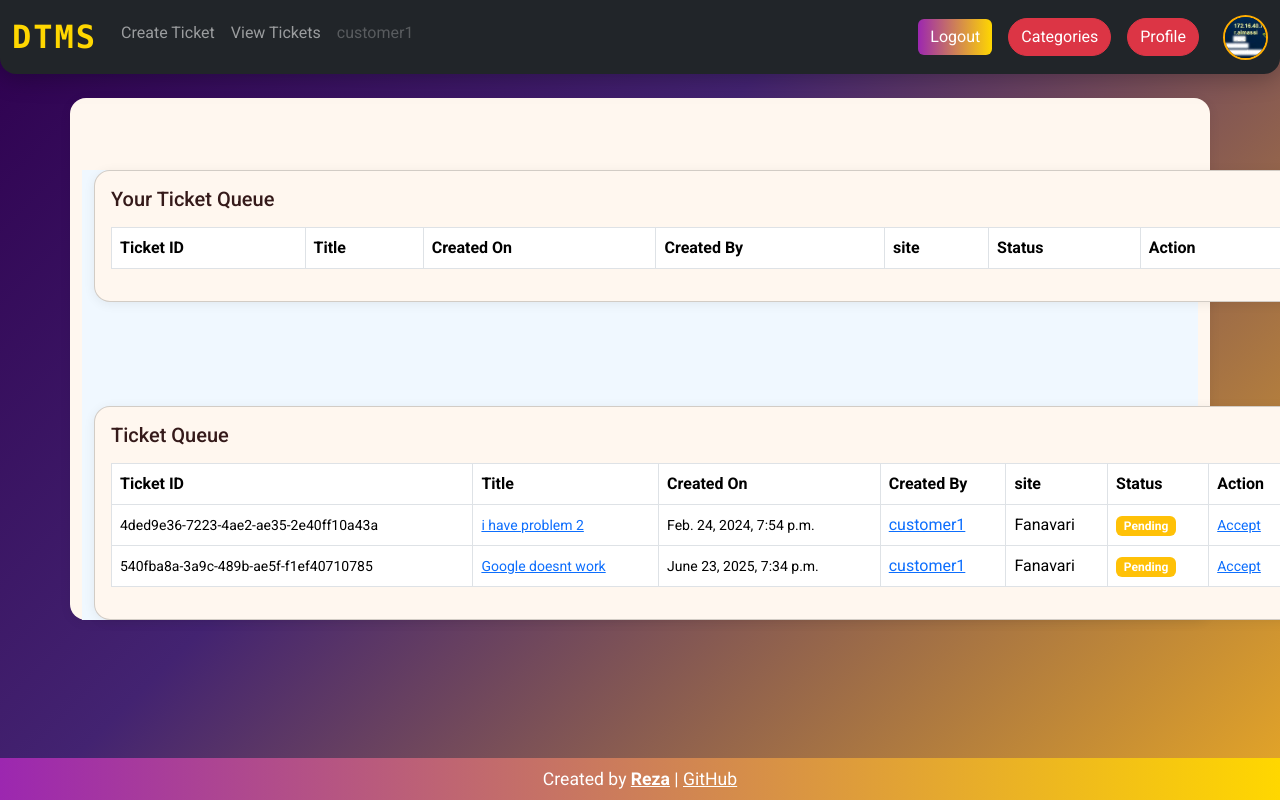
The page /ticket/ticket-queue/ (signed in) on the database as committed earlier.
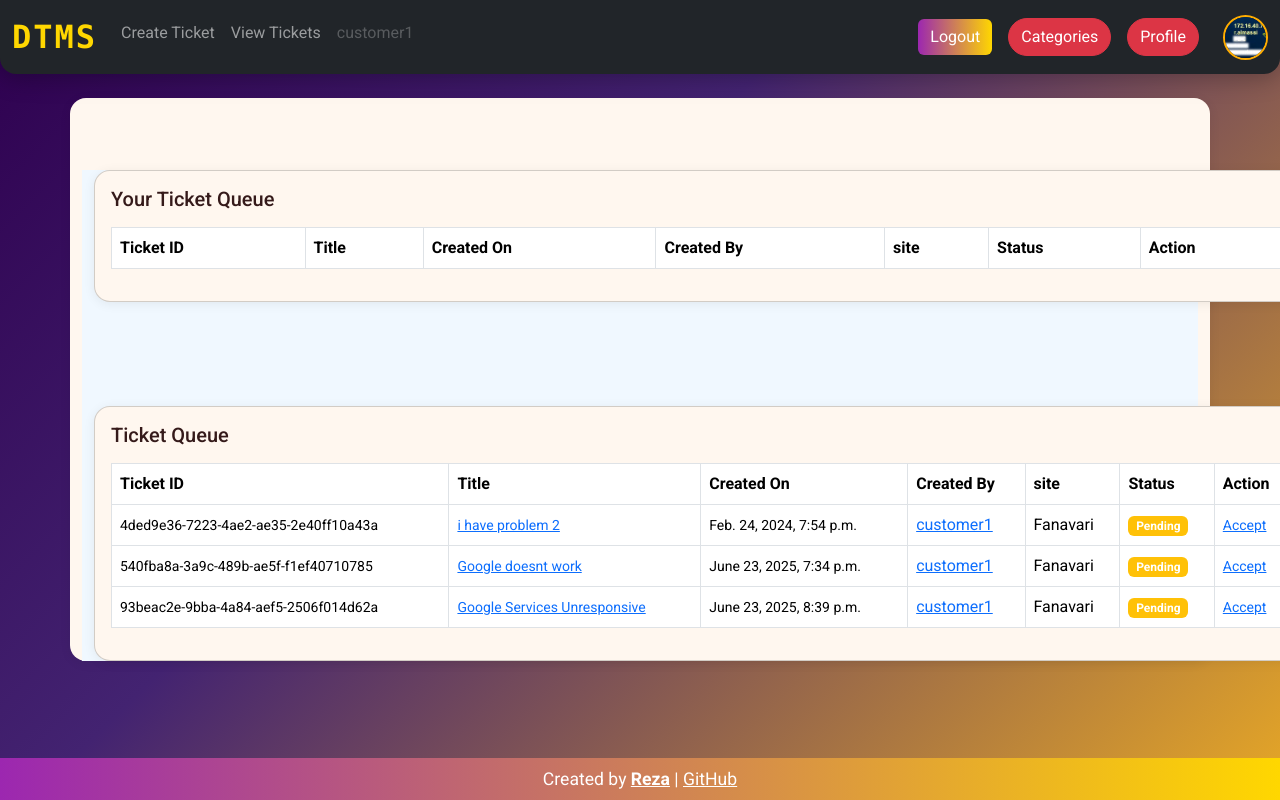
The same page on the database as committed later.
### ticket/models.py (models this page shows, shortened)
class Ticket(models.Model):
    status_choices = (
        ('Active' , 'Active'),
        ('Completed', 'Completed'),
        ('Pending' , 'Pending'),
    )
    mode_choices = (
        ('Incident' , 'Incident'),
        ('New Service', 'New Service'),
    )
    number = models.UUIDField(default=uuid.uuid4)
    title = models.CharField(max_length=100)
    description = models.TextField()
    created_by = models.ForeignKey(User, on_delete=models.CASCADE , related_name='created_by')
    date_created = models.DateTimeField(auto_now_add=True)
    assigned_to = models.ForeignKey(User, on_delete=models.SET_NULL, null=True , blank=True)
    is_resolved = models.BooleanField(default=False)
    accepted_date = models.DateTimeField(null=True, blank=True)
    closed_date = models.DateTimeField(null=True , blank=True)
    ticket_status = models.CharField(max_length=15 , choices=status_choices)
    solver = models.ForeignKey(User , related_name='solver',on_delete=models.SET_NULL, null=True , blank=True )
    site = models.ForeignKey(Site ,on_delete=models.SET_NULL, null=True , blank=True )
    category = models.ForeignKey(Category ,on_delete=models.SET_NULL, null=True , blank=True )
    solution = models.ForeignKey(Solution , on_delete=models.SET_NULL, null=True , blank=True)

### users/models.py (models this page shows, shortened)
class User(AbstractUser):
    mode_choices = (
        ('engineer' , 'engineer'),
        ('customer', 'customer'),
    )
    is_customer = models.BooleanField(default=False)
    is_engineer = models.BooleanField(default=False)
    site = models.ForeignKey(Site ,on_delete=models.DO_NOTHING, null=True , blank=True)
    ssites = models.ManyToManyField(Site, related_name='ssites')
    contact = models.CharField(max_length=200,null=True , blank=True)
    image = models.ImageField(upload_to='profilepics', blank=True , null=True)
    phone_regex = RegexValidator(regex=r'^(\+\d{1,3})?,?\s?\d{8,13}', message="Phone number must be entered in the format: '+999999999'. Up to 15 digits allowed.")
    phone = models.CharField(validators=[phone_regex], max_length=17, null = True ,blank=True, unique = True) # validators should be a list
    def __str__(self) :
        return self.username

class Site(models.Model):
    name = models.CharField(max_length=100 , unique=True)
    description = models.TextField()
    date_created = models.DateTimeField(auto_now_add=True)
    slug = models.SlugField(max_length=255, unique=True , blank=True , null=True)
    def __str__(self) :
        return self.name

### ticket/views.py (the view)
# urls.py: path('ticket-queue/' , views.ticket_queue , name='ticket-queue' ),
@login_required
def ticket_queue(request):
    sites = request.user.ssites.all()
    tickets = Ticket.objects.filter(ticket_status='Pending')
    unrelated_ticket = tickets.exclude(created_by__site__in = sites)
    your_sites_tickets = tickets.filter(created_by__site__in = sites)
    return render(request, 'ticket/ticket_queue.html' , {
        'tickets' : unrelated_ticket,
        'sites' :sites,
        'your_tickets':your_sites_tickets,
    })

### templates/ticket/ticket_queue.html (shortened to what this page needs)
{% extends 'base.html' %}
{% load widget_tweaks %}
{% block content %}
<div class="container mt-5" style="background-color: aliceblue;">
    <div class="card mx-auto" style="width: 76rem;">
        <div class="card-body">
            <h5 class="card-title mb-3">Your Ticket Queue</h5>
            <table class="table table-bordered">
                <thead>
                    <tr>
                        <th scope="col">Ticket ID</th>
                        <th scope="col">Title</th>
                        <th scope="col">Created On</th>
                        <th scope="col">Created By</th>
                        <th scope="col">site</th>
                        <th scope="col">Status</th>
                        <th scope="col">Action</th>
                    </tr>
                </thead>
            </table>
        </div>
    </div>
    <br>
    <br>
    <br>
    <div class="card mx-auto" style="width: 76rem;">
        <div class="card-body">
            <h5 class="card-title mb-3">Ticket Queue</h5>
            <table class="table table-bordered">
                <thead>
                    <tr>
                        <th scope="col">Ticket ID</th>
                        <th scope="col">Title</th>
                        <th scope="col">Created On</th>
                        <th scope="col">Created By</th>
                        <th scope="col">site</th>
                        <th scope="col">Status</th>
                        <th scope="col">Action</th>
                    </tr>
                </thead>
                <tbody>
                    {% for ticket in tickets %}
                    <tr>
                        <td><small>{{ ticket.number }}</small></td>
                        <td><small><a href="{% url 'ticket-details' ticket.number %}">{{ ticket.title }}</a></small></td>
                        <td><small>{{ ticket.date_created }}</small></td>
                        <td><a href="{% url 'home' ticket.created_by.username %}">{{ ticket.created_by }}</a></td>
                        <td>{{ ticket.created_by.site }}</td>
                        {% if ticket.ticket_status == 'Active' %}
                            <td><span class="badge bg-success">Active</span></td>
                        {% elif ticket.ticket_status == 'Pending' %}
                            <td><span class="badge bg-warning">Pending</span></td>
                        {% elif ticket.ticket_status == 'Completed' %}
                            <td><span class="badge bg-danger">Completed</span></td>
                        {% endif %}
                        <td><small><a href="{% url 'accept-ticket' ticket.number %}">Accept</a></small></td>
                    </tr>
                    {% endfor %}
                </tbody>
            </table>
        </div>
    </div>
</div>
{% endblock content %}

Rows that differ between the two databases and show on the page:
added Ticket: number "93beac2e-9bba-4a84-aef5-2506f014d62a", title "Google Services Unresponsive", date_created "June 23, 2025, 8:39 p.m.", created_by "customer1", created_by.site "Fanavari", ticket_status "Pending"
